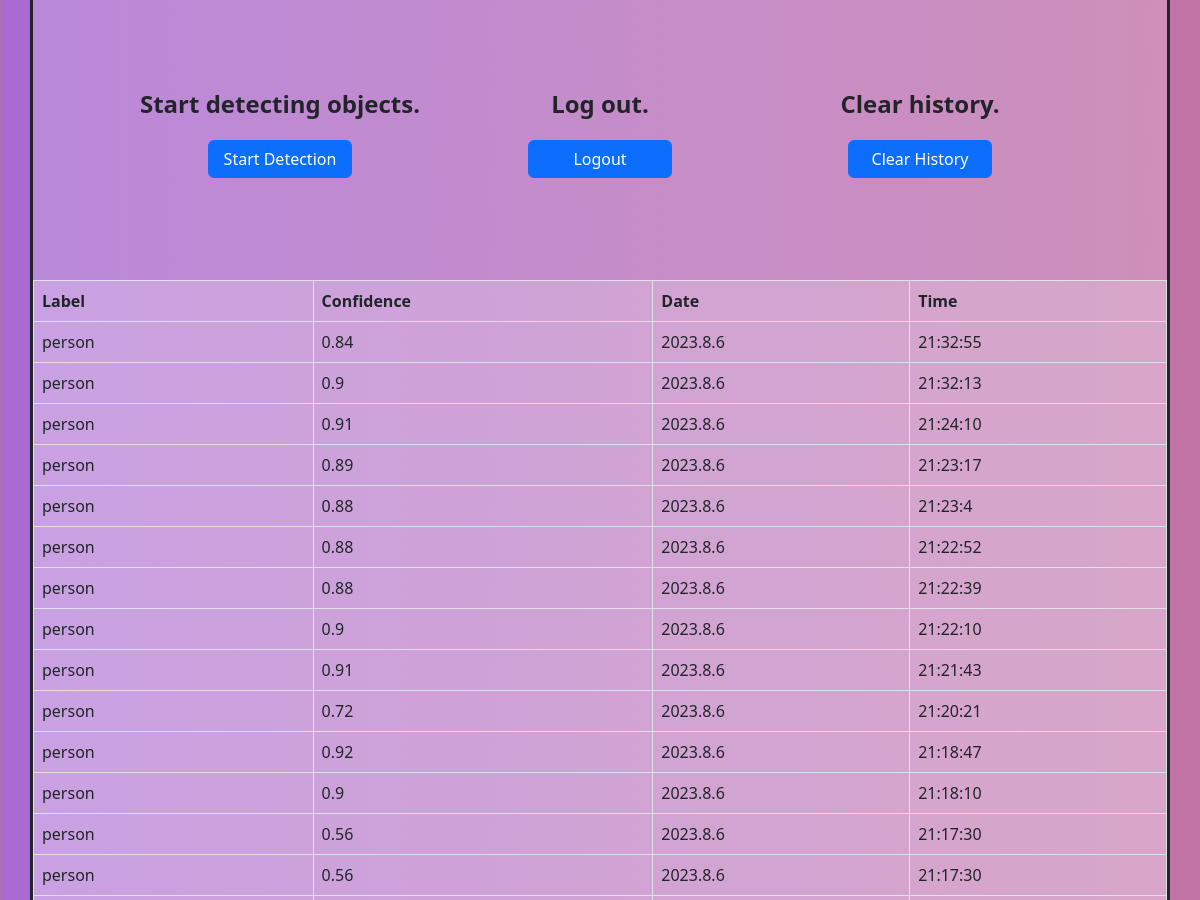
Page /history (signed in, middle part) on the earlier database version.
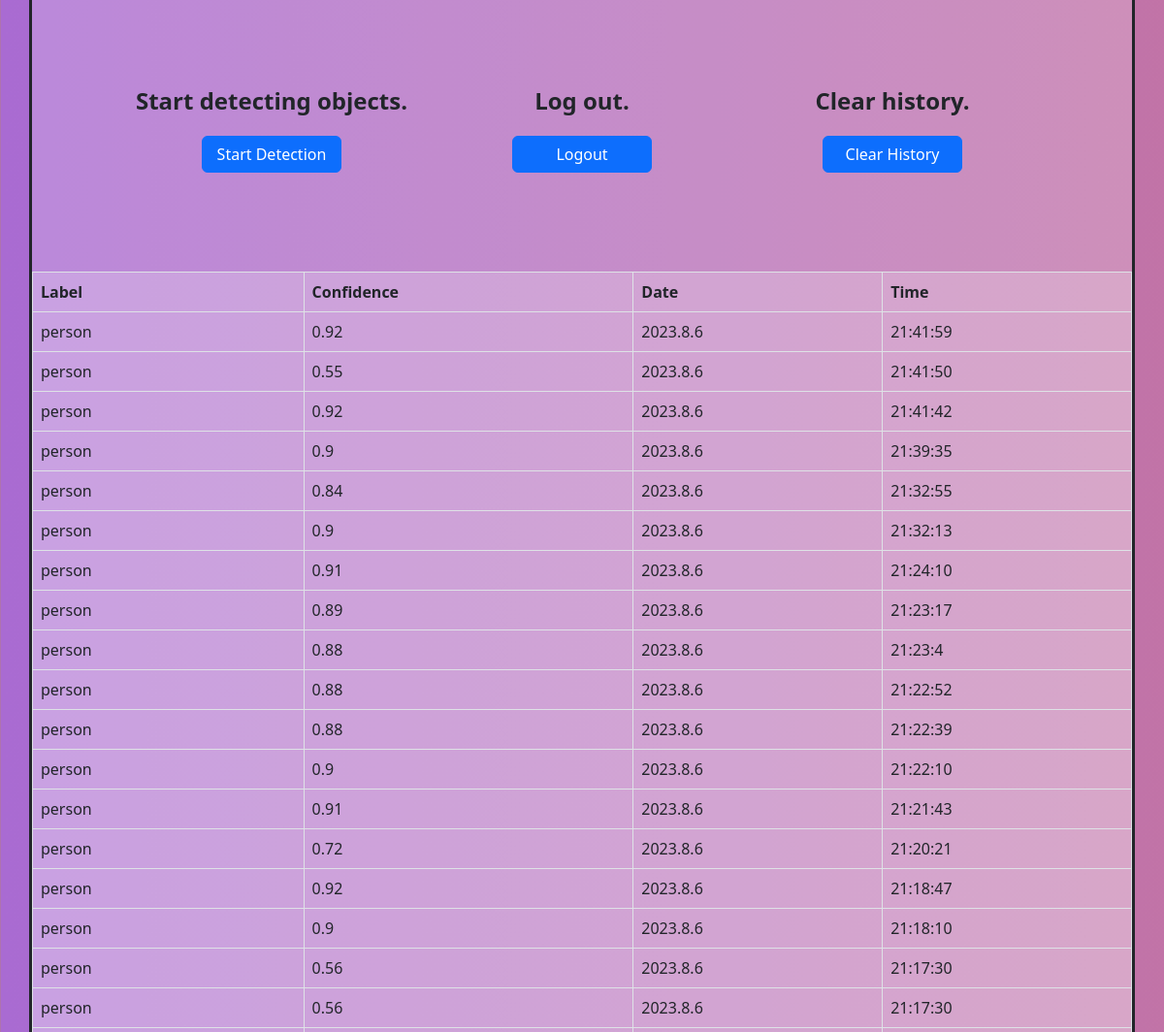
Same page on the later database version.
### tables this page shows
CREATE TABLE detections (id INTEGER PRIMARY KEY, username TEXT NOT NULL, label TEXT NOT NULL, confidence REAL NOT NULL, date TEXT NOT NULL, time TEXT NOT NULL, FOREIGN KEY(username) REFERENCES users (username));

### app.py (the view)
@app.route("/history", methods=["GET", "POST"])
@flask_login.login_required
def history():
    get_username = flask_login.current_user.id
    db = sqlite3.connect("database.db")
    db.row_factory = dict_factory
    if request.method == "POST":
        db.execute("DELETE FROM detections WHERE username = ?", (get_username,))
        db.commit()
        db.close()
        return render_template("history.html")
    get_db = db.execute("SELECT * FROM detections WHERE username = ?", (get_username,))
    get_db = get_db.fetchall()
    get_db.reverse()
    print(get_db)
    db.close()
    return render_template("history.html", database = get_db)

### app.py (called while the page is built)
def dict_factory(cursor, row):
    fields = [column[0] for column in cursor.description]
    return dict(zip(fields, row))

    @login_manager.user_loader
    def user_loader(username):
        db = sqlite3.connect("database.db")
        db.row_factory = dict_factory
        users = db.execute("SELECT * FROM users")
        users = users.fetchall()
        for elem in enumerate(users):
            if elem[1]["username"] == username:
                user = User()
                user.id =  username
                db.close
                return user
        db.close()
        return render_template("login.html", message = "User not found")

### templates/history.html (shortened to what this page needs)
{% extends "layout.html" %}
{% block main %}
    <div id="section-holder">
        <span class="welcome">Detection History</span>
        <div class="buttons">
            <form action="/start" method="get">
                <span class="desc">Start detecting objects.</span>
                <button type="submit" class="btn btn-primary" id="start-detection">Start Detection</button>
            </form>
            <form action="/logout" method="post">
                <span class="desc">Log out.</span>
                <button type="submit" class="btn btn-primary" id="logout-btn">Logout</button>
            </form>
            <form action="/history" method="post">
                <span class="desc">Clear history.</span>
                <button type="submit" class="btn btn-primary" id="visit-history">Clear History</button>
            </form>
        </div>
        <table class="table table-hover table-bordered"
               style="--bs-table-bg: rgba(255, 255, 255, 0.2)">
            <tr>
                <th>Label</th>
                <th>Confidence</th>
                <th>Date</th>
                <th>Time</th>
            </tr>
            {% for item in database %}
                <tr>
                    <td>{{ item["label"] }}</td>
                    <td>{{ item["confidence"] }}</td>
                    <td>{{ item["date"] }}</td>
                    <td>{{ item["time"] }}</td>
                </tr>
            {% endfor %}
        </table>
    </div>
{% endblock %}

### templates/layout.html (shortened to what this page needs)
<!DOCTYPE html>
<html lang="en">
    {% block head %}
        <head>
            <link rel="stylesheet" href="static/styles.css">
            <link href="https://cdn.jsdelivr.net/npm/bootstrap@5.3.0/dist/css/bootstrap.min.css"
                  rel="stylesheet"
>
        </head>
    {% endblock %}
    {% block body %}
        <body>
            {% block main %}{% endblock %}
        </body>
    {% endblock %}
</html>

### static/styles.css (style rules this page uses)
html { overflow-x: hidden; }
body { background: rgb(169,107,210); background: linear-gradient(90deg, rgba(169,107,210,1) 0%, rgba(218,124,124,1) 50%, rgba(187,138,69,1) 100%); background-size: 400% 400%; animation: animatedgradient 100s ease infinite; height: 100vh; width:100vw; }
#section-holder { background: rgba(255, 255, 255, 0.2); width: 95vw; border: solid; margin: auto; margin-top: auto; padding: 0; padding-bottom: 0px; margin-top: 12vh; padding-bottom: 16vh; }
.buttons { display: grid; grid-auto-flow: column; grid-template-columns: repeat(3, 1fr); justify-items: center; margin: auto; width: 80vw; margin-top: 5vh; margin-bottom: 10.7vh; padding-top: 5vh; }
.buttons > form > button { width:12vw; margin-bottom: 2vh; overflow: hidden; max-height: 5vh;; }
.buttons > form, .buttons-detections > form { display:grid; grid-auto-flow: row; grid-template-rows:repeat(2, 1fr); justify-items:center; }
.welcome { font-weight: bold; font-size: 150px; text-align: center; margin-top: 10vh; width: 50vw; display: block; }
.desc { font-size:24px; font-weight:bold; text-align:center; }

Differences in the rows shown:
added detections: label "person", confidence "0.92", date "2023.8.6", time "21:41:59"
added detections: label "person", confidence "0.55", date "2023.8.6", time "21:41:50"
added detections: label "person", confidence "0.92", date "2023.8.6", time "21:41:42"
added detections: label "person", confidence "0.9", date "2023.8.6", time "21:39:35"
